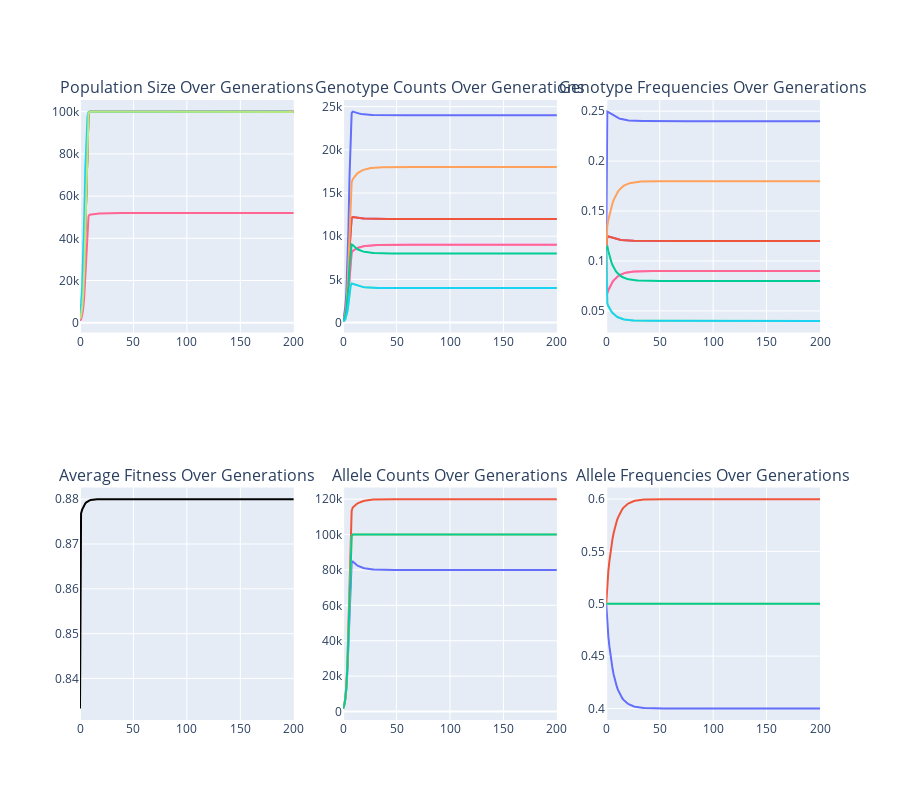

Write notebook code for a chart like this one.
### Code cell
# 2 loci with 2 alleles each (Not HW equilibrium)

generations=200
growth_rate=1
drift=0
carrying_capacity = 100000
bottleneck_yr=None
bottleneck_pop=None
covariance=0
small_pop_inbreeding=0

genotype_data = {
    (('A1', 'A2'), ('B1', 'B1')): {'male': 100, 'female' : 100, 'fitness' : 1.0},
    (('A1', 'A2'), ('B1', 'B2')): {'male': 100, 'female' : 100, 'fitness' : 1.0},
    (('A1', 'A2'), ('B2', 'B2')): {'male': 100, 'female' : 100, 'fitness' : 1.0},
    (('A2', 'A2'), ('B1', 'B1')): {'male': 100, 'female' : 100, 'fitness' : 0.8},
    (('A2', 'A2'), ('B1', 'B2')): {'male': 100, 'female' : 100, 'fitness' : 0.8},
    (('A2', 'A2'), ('B2', 'B2')): {'male': 100, 'female' : 100, 'fitness' : 0.8},
    (('A1', 'A1'), ('B1', 'B1')): {'male': 100, 'female' : 100, 'fitness' : 0.7},
    (('A1', 'A1'), ('B1', 'B2')): {'male': 100, 'female' : 100, 'fitness' : 0.7},
    (('A1', 'A1'), ('B2', 'B2')): {'male': 100, 'female' : 100, 'fitness' : 0.7},
}

mutations = [{('A1', 'A2'): 0.0, ('A2', 'A1'): 0.0,},
             {('B1', 'B2'): 0.0, ('B2', 'B1'): 0.0}]

pop_gen(
    generations,
    genotype_data,
    growth_rate,
    carrying_capacity,
    drift,
    mutations,
    bottleneck_yr,
    bottleneck_pop,
    covariance,
    small_pop_inbreeding
)

### Figure 1 — Plotly figure (JSON) as saved in the notebook; plotly's stock layout.template omitted (floating-point values rounded to 4 significant figures; data arrays with more than 128 entries replaced by an {"elided": "..."} marker saying what was removed)
{"data": [{"hoverinfo": "text", "line": {"color": "black"}, "mode": "lines", "name": "N", "showlegend": false, "text": {"elided": "201 str values"}, "type": "scatter", "x": {"elided": "201 int values"}, "xaxis": "x", "y": {"elided": "201 float values"}, "yaxis": "y"}, {"hoverinfo": "text", "line": {"color": "#FFA15A"}, "mode": "lines", "name": "Ne (Sex Ratios)", "showlegend": false, "text": {"elided": "201 str values"}, "type": "scatter", "x": {"elided": "201 int values"}, "xaxis": "x", "y": {"elided": "201 float values"}, "yaxis": "y"}, {"hoverinfo": "text", "line": {"color": "#19D3F3"}, "mode": "lines", "name": "Ne (Size Variation)", "showlegend": false, "text": {"elided": "196 str values"}, "type": "scatter", "x": {"elided": "196 int values"}, "xaxis": "x", "y": {"elided": "196 float values"}, "yaxis": "y"}, {"hoverinfo": "text", "line": {"color": "#FF6692"}, "mode": "lines", "name": "Ne (Allele Variation)", "showlegend": false, "text": {"elided": "201 str values"}, "type": "scatter", "x": {"elided": "201 int values"}, "xaxis": "x", "y": {"elided": "201 float values"}, "yaxis": "y"}, {"hoverinfo": "text", "line": {"color": "#B6E880"}, "mode": "lines", "name": "Ne (Inbreeding)", "showlegend": false, "text": {"elided": "201 str values"}, "type": "scatter", "x": {"elided": "201 int values"}, "xaxis": "x", "y": {"elided": "201 float values"}, "yaxis": "y"}, {"hoverinfo": "text", "line": {"color": "#AB63FA"}, "mode": "lines", "name": "A1A2, B1B1", "showlegend": false, "text": {"elided": "201 str values"}, "type": "scatter", "x": {"elided": "201 int values"}, "xaxis": "x2", "y": {"elided": "201 int values"}, "yaxis": "y2"}, {"hoverinfo": "text", "line": {"color": "#636EFA"}, "mode": "lines", "name": "A1A2, B1B2", "showlegend": false, "text": {"elided": "201 str values"}, "type": "scatter", "x": {"elided": "201 int values"}, "xaxis": "x2", "y": {"elided": "201 int values"}, "yaxis": "y2"}, {"hoverinfo": "text", "line": {"color": "#EF553B"}, "mode": "lines", "name": "A1A2, B2B2", "showlegend": false, "text": {"elided": "201 str values"}, "type": "scatter", "x": {"elided": "201 int values"}, "xaxis": "x2", "y": {"elided": "201 int values"}, "yaxis": "y2"}, {"hoverinfo": "text", "line": {"color": "#FF97FF"}, "mode": "lines", "name": "A2A2, B1B1", "showlegend": false, "text": {"elided": "201 str values"}, "type": "scatter", "x": {"elided": "201 int values"}, "xaxis": "x2", "y": {"elided": "201 int values"}, "yaxis": "y2"}, {"hoverinfo": "text", "line": {"color": "#FFA15A"}, "mode": "lines", "name": "A2A2, B1B2", "showlegend": false, "text": {"elided": "201 str values"}, "type": "scatter", "x": {"elided": "201 int values"}, "xaxis": "x2", "y": {"elided": "201 int values"}, "yaxis": "y2"}, {"hoverinfo": "text", "line": {"color": "#FF6692"}, "mode": "lines", "name": "A2A2, B2B2", "showlegend": false, "text": {"elided": "201 str values"}, "type": "scatter", "x": {"elided": "201 int values"}, "xaxis": "x2", "y": {"elided": "201 int values"}, "yaxis": "y2"}, {"hoverinfo": "text", "line": {"color": "#B6E880"}, "mode": "lines", "name": "A1A1, B1B1", "showlegend": false, "text": {"elided": "201 str values"}, "type": "scatter", "x": {"elided": "201 int values"}, "xaxis": "x2", "y": {"elided": "201 int values"}, "yaxis": "y2"}, {"hoverinfo": "text", "line": {"color": "#00CC96"}, "mode": "lines", "name": "A1A1, B1B2", "showlegend": false, "text": {"elided": "201 str values"}, "type": "scatter", "x": {"elided": "201 int values"}, "xaxis": "x2", "y": {"elided": "201 int values"}, "yaxis": "y2"}, {"hoverinfo": "text", "line": {"color": "#19D3F3"}, "mode": "lines", "name": "A1A1, B2B2", "showlegend": false, "text": {"elided": "201 str values"}, "type": "scatter", "x": {"elided": "201 int values"}, "xaxis": "x2", "y": {"elided": "201 int values"}, "yaxis": "y2"}, {"hoverinfo": "text", "line": {"color": "#AB63FA"}, "mode": "lines", "name": "A1A2, B1B1", "showlegend": false, "text": {"elided": "201 str values"}, "type": "scatter", "x": {"elided": "201 int values"}, "xaxis": "x3", "y": {"elided": "201 float values"}, "yaxis": "y3"}, {"hoverinfo": "text", "line": {"color": "#636EFA"}, "mode": "lines", "name": "A1A2, B1B2", "showlegend": false, "text": {"elided": "201 str values"}, "type": "scatter", "x": {"elided": "201 int values"}, "xaxis": "x3", "y": {"elided": "201 float values"}, "yaxis": "y3"}, {"hoverinfo": "text", "line": {"color": "#EF553B"}, "mode": "lines", "name": "A1A2, B2B2", "showlegend": false, "text": {"elided": "201 str values"}, "type": "scatter", "x": {"elided": "201 int values"}, "xaxis": "x3", "y": {"elided": "201 float values"}, "yaxis": "y3"}, {"hoverinfo": "text", "line": {"color": "#FF97FF"}, "mode": "lines", "name": "A2A2, B1B1", "showlegend": false, "text": {"elided": "201 str values"}, "type": "scatter", "x": {"elided": "201 int values"}, "xaxis": "x3", "y": {"elided": "201 float values"}, "yaxis": "y3"}, {"hoverinfo": "text", "line": {"color": "#FFA15A"}, "mode": "lines", "name": "A2A2, B1B2", "showlegend": false, "text": {"elided": "201 str values"}, "type": "scatter", "x": {"elided": "201 int values"}, "xaxis": "x3", "y": {"elided": "201 float values"}, "yaxis": "y3"}, {"hoverinfo": "text", "line": {"color": "#FF6692"}, "mode": "lines", "name": "A2A2, B2B2", "showlegend": false, "text": {"elided": "201 str values"}, "type": "scatter", "x": {"elided": "201 int values"}, "xaxis": "x3", "y": {"elided": "201 float values"}, "yaxis": "y3"}, {"hoverinfo": "text", "line": {"color": "#B6E880"}, "mode": "lines", "name": "A1A1, B1B1", "showlegend": false, "text": {"elided": "201 str values"}, "type": "scatter", "x": {"elided": "201 int values"}, "xaxis": "x3", "y": {"elided": "201 float values"}, "yaxis": "y3"}, {"hoverinfo": "text", "line": {"color": "#00CC96"}, "mode": "lines", "name": "A1A1, B1B2", "showlegend": false, "text": {"elided": "201 str values"}, "type": "scatter", "x": {"elided": "201 int values"}, "xaxis": "x3", "y": {"elided": "201 float values"}, "yaxis": "y3"}, {"hoverinfo": "text", "line": {"color": "#19D3F3"}, "mode": "lines", "name": "A1A1, B2B2", "showlegend": false, "text": {"elided": "201 str values"}, "type": "scatter", "x": {"elided": "201 int values"}, "xaxis": "x3", "y": {"elided": "201 float values"}, "yaxis": "y3"}, {"hoverinfo": "text", "line": {"color": "black"}, "mode": "lines", "name": "Average Fitness", "showlegend": false, "text": {"elided": "201 str values"}, "type": "scatter", "x": {"elided": "201 int values"}, "xaxis": "x4", "y": {"elided": "201 float values"}, "yaxis": "y4"}, {"hoverinfo": "text", "line": {"color": "#636EFA"}, "mode": "lines", "name": "A1", "showlegend": false, "text": {"elided": "201 str values"}, "type": "scatter", "x": {"elided": "201 int values"}, "xaxis": "x5", "y": {"elided": "201 int values"}, "yaxis": "y5"}, {"hoverinfo": "text", "line": {"color": "#EF553B"}, "mode": "lines", "name": "A2", "showlegend": false, "text": {"elided": "201 str values"}, "type": "scatter", "x": {"elided": "201 int values"}, "xaxis": "x5", "y": {"elided": "201 int values"}, "yaxis": "y5"}, {"hoverinfo": "text", "line": {"color": "#FECB52"}, "mode": "lines", "name": "B1", "showlegend": false, "text": {"elided": "201 str values"}, "type": "scatter", "x": {"elided": "201 int values"}, "xaxis": "x5", "y": {"elided": "201 int values"}, "yaxis": "y5"}, {"hoverinfo": "text", "line": {"color": "#00CC96"}, "mode": "lines", "name": "B2", "showlegend": false, "text": {"elided": "201 str values"}, "type": "scatter", "x": {"elided": "201 int values"}, "xaxis": "x5", "y": {"elided": "201 int values"}, "yaxis": "y5"}, {"hoverinfo": "text", "line": {"color": "#636EFA"}, "mode": "lines", "name": "A1", "showlegend": false, "text": {"elided": "201 str values"}, "type": "scatter", "x": {"elided": "201 int values"}, "xaxis": "x6", "y": {"elided": "201 float values"}, "yaxis": "y6"}, {"hoverinfo": "text", "line": {"color": "#EF553B"}, "mode": "lines", "name": "A2", "showlegend": false, "text": {"elided": "201 str values"}, "type": "scatter", "x": {"elided": "201 int values"}, "xaxis": "x6", "y": {"elided": "201 float values"}, "yaxis": "y6"}, {"hoverinfo": "text", "line": {"color": "#FECB52"}, "mode": "lines", "name": "B1", "showlegend": false, "text": {"elided": "201 str values"}, "type": "scatter", "x": {"elided": "201 int values"}, "xaxis": "x6", "y": {"elided": "201 float values"}, "yaxis": "y6"}, {"hoverinfo": "text", "line": {"color": "#00CC96"}, "mode": "lines", "name": "B2", "showlegend": false, "text": {"elided": "201 str values"}, "type": "scatter", "x": {"elided": "201 int values"}, "xaxis": "x6", "y": {"elided": "201 float values"}, "yaxis": "y6"}], "layout": {"annotations": [{"font": {"size": 16}, "showarrow": false, "text": "Population Size Over Generations", "x": 0.1444, "xanchor": "center", "xref": "paper", "y": 1, "yanchor": "bottom", "yref": "paper"}, {"font": {"size": 16}, "showarrow": false, "text": "Genotype Counts Over Generations", "x": 0.5, "xanchor": "center", "xref": "paper", "y": 1, "yanchor": "bottom", "yref": "paper"}, {"font": {"size": 16}, "showarrow": false, "text": "Genotype Frequencies Over Generations", "x": 0.8556, "xanchor": "center", "xref": "paper", "y": 1, "yanchor": "bottom", "yref": "paper"}, {"font": {"size": 16}, "showarrow": false, "text": "Average Fitness Over Generations", "x": 0.1444, "xanchor": "center", "xref": "paper", "y": 0.375, "yanchor": "bottom", "yref": "paper"}, {"font": {"size": 16}, "showarrow": false, "text": "Allele Counts Over Generations", "x": 0.5, "xanchor": "center", "xref": "paper", "y": 0.375, "yanchor": "bottom", "yref": "paper"}, {"font": {"size": 16}, "showarrow": false, "text": "Allele Frequencies Over Generations", "x": 0.8556, "xanchor": "center", "xref": "paper", "y": 0.375, "yanchor": "bottom", "yref": "paper"}], "height": 800, "hovermode": "closest", "xaxis": {"anchor": "y", "domain": [0, 0.2889]}, "xaxis2": {"anchor": "y2", "domain": [0.3556, 0.6444]}, "xaxis3": {"anchor": "y3", "domain": [0.7111, 1]}, "xaxis4": {"anchor": "y4", "domain": [0, 0.2889]}, "xaxis5": {"anchor": "y5", "domain": [0.3556, 0.6444]}, "xaxis6": {"anchor": "y6", "domain": [0.7111, 1]}, "yaxis": {"anchor": "x", "domain": [0.625, 1]}, "yaxis2": {"anchor": "x2", "domain": [0.625, 1]}, "yaxis3": {"anchor": "x3", "domain": [0.625, 1]}, "yaxis4": {"anchor": "x4", "domain": [0, 0.375]}, "yaxis5": {"anchor": "x5", "domain": [0, 0.375]}, "yaxis6": {"anchor": "x6", "domain": [0, 0.375]}}}
